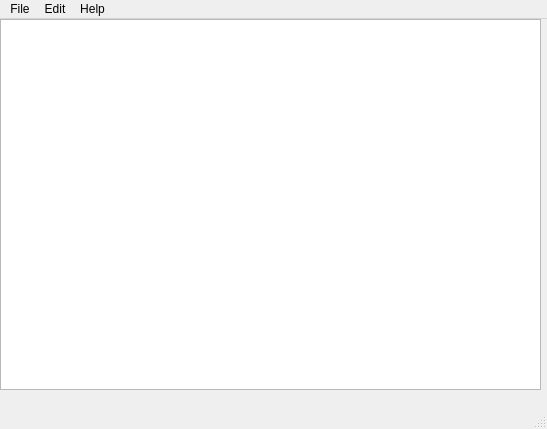
<?xml version="1.0" encoding="UTF-8"?>
<ui version="4.0">
 <class>MainWindow</class>
 <widget class="QMainWindow" name="MainWindow">
  <property name="geometry">
   <rect>
    <x>0</x>
    <y>0</y>
    <width>547</width>
    <height>429</height>
   </rect>
  </property>
  <property name="windowTitle">
   <string>MainWindow</string>
  </property>
  <widget class="QWidget" name="centralwidget">
   <widget class="QWidget" name="verticalLayoutWidget">
    <property name="geometry">
     <rect>
      <x>0</x>
      <y>0</y>
      <width>541</width>
      <height>371</height>
     </rect>
    </property>
    <layout class="QVBoxLayout" name="verticalLayout">
     <item>
      <widget class="QTextEdit" name="textEdit"/>
     </item>
    </layout>
   </widget>
  </widget>
  <widget class="QMenuBar" name="menubar">
   <property name="geometry">
    <rect>
     <x>0</x>
     <y>0</y>
     <width>547</width>
     <height>26</height>
    </rect>
   </property>
   <widget class="QMenu" name="menuFile">
    <property name="title">
     <string>File</string>
    </property>
    <addaction name="actionNew"/>
    <addaction name="actionOpen"/>
    <addaction name="actionSave_as"/>
    <addaction name="actionPrint"/>
    <addaction name="actionExit"/>
   </widget>
   <widget class="QMenu" name="menuEdit">
    <property name="title">
     <string>Edit</string>
    </property>
    <addaction name="actionCopy"/>
    <addaction name="actionPaste"/>
    <addaction name="actionCut"/>
    <addaction name="actionUndo"/>
    <addaction name="actionRedo"/>
   </widget>
   <widget class="QMenu" name="menuHelp">
    <property name="title">
     <string>Help</string>
    </property>
    <widget class="QMenu" name="menuAbout_Notepad">
     <property name="title">
      <string>About Notepad</string>
     </property>
     <addaction name="actionversion_1_0_0"/>
    </widget>
    <addaction name="menuAbout_Notepad"/>
   </widget>
   <addaction name="menuFile"/>
   <addaction name="menuEdit"/>
   <addaction name="menuHelp"/>
  </widget>
  <widget class="QStatusBar" name="statusbar"/>
  <action name="actionNew">
   <property name="icon">
    <iconset>
     <normalon>../../Downloads/icons8-new-copy-48.png</normalon>
    </iconset>
   </property>
   <property name="text">
    <string>New</string>
   </property>
  </action>
  <action name="actionOpen">
   <property name="icon">
    <iconset>
     <normaloff>../../Downloads/icons8-open-document-48.png</normaloff>../../Downloads/icons8-open-document-48.png</iconset>
   </property>
   <property name="text">
    <string>Open</string>
   </property>
  </action>
  <action name="actionSave_as">
   <property name="icon">
    <iconset>
     <normaloff>../../Downloads/icons8-save-48.png</normaloff>
     <normalon>../../Downloads/icons8-save-48.png</normalon>../../Downloads/icons8-save-48.png</iconset>
   </property>
   <property name="text">
    <string>Save as</string>
   </property>
  </action>
  <action name="actionPrint">
   <property name="icon">
    <iconset>
     <normaloff>../../Downloads/icons8-print-48.png</normaloff>../../Downloads/icons8-print-48.png</iconset>
   </property>
   <property name="text">
    <string>Print</string>
   </property>
  </action>
  <action name="actionCopy">
   <property name="icon">
    <iconset>
     <normalon>../../Downloads/icons8-copy-48.png</normalon>
    </iconset>
   </property>
   <property name="text">
    <string>Copy</string>
   </property>
  </action>
  <action name="actionPaste">
   <property name="icon">
    <iconset>
     <normalon>../../Downloads/icons8-paste-48.png</normalon>
    </iconset>
   </property>
   <property name="text">
    <string>Paste</string>
   </property>
  </action>
  <action name="actionUndo">
   <property name="icon">
    <iconset>
     <normaloff>../../Downloads/icons8-undo-48.png</normaloff>../../Downloads/icons8-undo-48.png</iconset>
   </property>
   <property name="text">
    <string>Undo</string>
   </property>
  </action>
  <action name="actionRedo">
   <property name="icon">
    <iconset>
     <normaloff>../../Downloads/icons8-redo-48.png</normaloff>../../Downloads/icons8-redo-48.png</iconset>
   </property>
   <property name="text">
    <string>Redo</string>
   </property>
  </action>
  <action name="actionCut">
   <property name="icon">
    <iconset>
     <normaloff>../../Downloads/icons8-cut-48.png</normaloff>../../Downloads/icons8-cut-48.png</iconset>
   </property>
   <property name="text">
    <string>Cut</string>
   </property>
  </action>
  <action name="actionExit">
   <property name="icon">
    <iconset>
     <normaloff>../../Downloads/icons8-exit-48.png</normaloff>../../Downloads/icons8-exit-48.png</iconset>
   </property>
   <property name="text">
    <string>Exit</string>
   </property>
  </action>
  <action name="actionversion_1_0_0">
   <property name="text">
    <string>version 1.0.0</string>
   </property>
  </action>
 </widget>
 <resources/>
 <connections/>
</ui>
